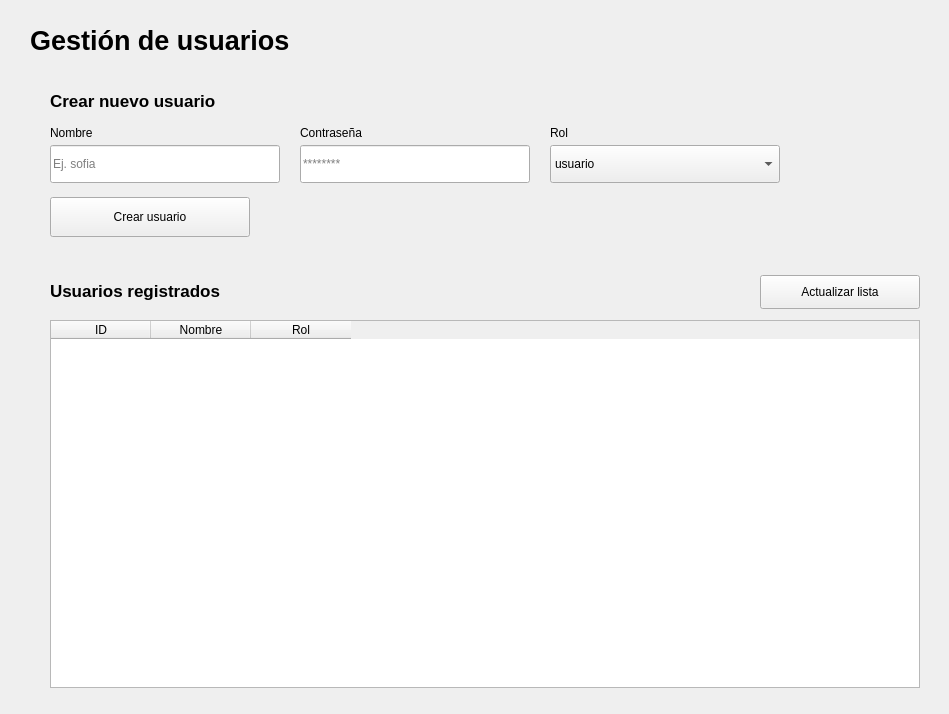
    <widget class="QWidget" name="pageUsuarios">
     <widget class="QLabel" name="labelTituloUsuarios">
      <property name="geometry"><rect><x>30</x><y>20</y><width>900</width><height>40</height></rect></property>
      <property name="font"><font><pointsize>20</pointsize><weight>75</weight><bold>true</bold></font></property>
      <property name="text"><string>Gestión de usuarios</string></property>
     </widget>
     <widget class="QFrame" name="cardForm">
      <property name="geometry"><rect><x>30</x><y>75</y><width>910</width><height>175</height></rect></property>
      <widget class="QLabel" name="labelFormTitulo">
       <property name="geometry"><rect><x>20</x><y>12</y><width>400</width><height>28</height></rect></property>
       <property name="font"><font><pointsize>13</pointsize><weight>75</weight><bold>true</bold></font></property>
       <property name="text"><string>Crear nuevo usuario</string></property>
      </widget>
      <widget class="QLabel" name="labelNuevoNombre">
       <property name="geometry"><rect><x>20</x><y>48</y><width>230</width><height>20</height></rect></property>
       <property name="text"><string>Nombre</string></property>
      </widget>
      <widget class="QLineEdit" name="lineEditNuevoNombre">
       <property name="geometry"><rect><x>20</x><y>70</y><width>230</width><height>38</height></rect></property>
       <property name="placeholderText"><string>Ej. sofia</string></property>
      </widget>
      <widget class="QLabel" name="labelNuevoPassword">
       <property name="geometry"><rect><x>270</x><y>48</y><width>230</width><height>20</height></rect></property>
       <property name="text"><string>Contraseña</string></property>
      </widget>
      <widget class="QLineEdit" name="lineEditNuevoPassword">
       <property name="geometry"><rect><x>270</x><y>70</y><width>230</width><height>38</height></rect></property>
       <property name="echoMode"><enum>QLineEdit::Password</enum></property>
       <property name="placeholderText"><string>********</string></property>
      </widget>
      <widget class="QLabel" name="labelNuevoRol">
       <property name="geometry"><rect><x>520</x><y>48</y><width>230</width><height>20</height></rect></property>
       <property name="text"><string>Rol</string></property>
      </widget>
      <widget class="QComboBox" name="comboRol">
       <property name="geometry"><rect><x>520</x><y>70</y><width>230</width><height>38</height></rect></property>
       <item><property name="text"><string>usuario</string></property></item>
       <item><property name="text"><string>administrador</string></property></item>
      </widget>
      <widget class="QPushButton" name="btnCrearUsuario">
       <property name="geometry"><rect><x>20</x><y>122</y><width>200</width><height>40</height></rect></property>
       <property name="cursor"><cursorShape>PointingHandCursor</cursorShape></property>
       <property name="text"><string>Crear usuario</string></property>
      </widget>
      <widget class="QLabel" name="labelMensajeUsuarios">
       <property name="geometry"><rect><x>240</x><y>122</y><width>640</width><height>40</height></rect></property>
       <property name="text"><string/></property>
       <property name="wordWrap"><bool>true</bool></property>
      </widget>
     </widget>
     <widget class="QFrame" name="cardTabla">
      <property name="geometry"><rect><x>30</x><y>265</y><width>910</width><height>440</height></rect></property>
      <widget class="QLabel" name="labelTablaTitulo">
       <property name="geometry"><rect><x>20</x><y>12</y><width>400</width><height>28</height></rect></property>
       <property name="font"><font><pointsize>13</pointsize><weight>75</weight><bold>true</bold></font></property>
       <property name="text"><string>Usuarios registrados</string></property>
      </widget>
      <widget class="QPushButton" name="btnRefrescarUsuarios">
       <property name="geometry"><rect><x>730</x><y>10</y><width>160</width><height>34</height></rect></property>
       <property name="cursor"><cursorShape>PointingHandCursor</cursorShape></property>
       <property name="text"><string>Actualizar lista</string></property>
      </widget>
      <widget class="QTableWidget" name="tableUsuarios">
       <property name="geometry"><rect><x>20</x><y>55</y><width>870</width><height>368</height></rect></property>
       <property name="editTriggers"><set>QAbstractItemView::NoEditTriggers</set></property>
       <property name="selectionBehavior"><enum>QAbstractItemView::SelectRows</enum></property>
       <column><property name="text"><string>ID</string></property></column>
       <column><property name="text"><string>Nombre</string></property></column>
       <column><property name="text"><string>Rol</string></property></column>
      </widget>
     </widget>
    </widget>
